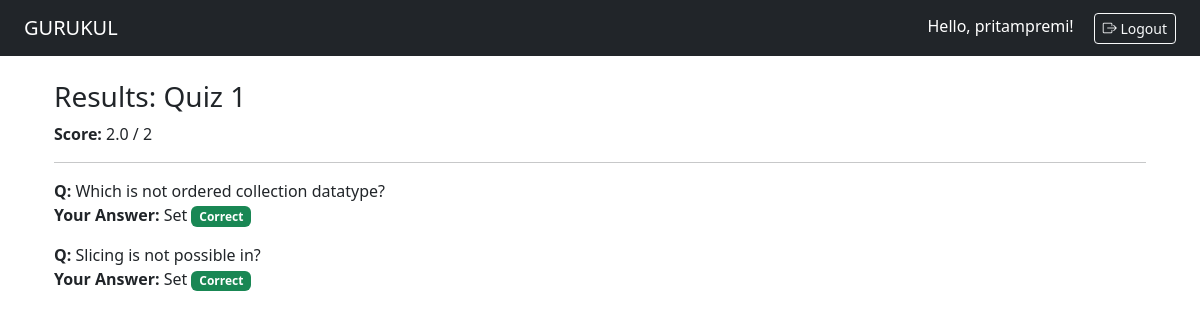
Screenshot of /courses/quiz/2/result/ (signed in) with the database file from the repository.
### users/models.py (models this page shows, shortened)
class CustomUser(AbstractUser):
    is_student = models.BooleanField(default=False)
    is_instructor = models.BooleanField(default=False)
    email_verified = models.BooleanField(default=False)

### courses/models.py (models this page shows, shortened)
class Quiz(models.Model):
    course = models.ForeignKey('Course', on_delete=models.CASCADE, related_name='quizzes')
    title = models.CharField(max_length=200)
    created_at = models.DateTimeField(auto_now_add=True)

class QuizAttempt(models.Model):
    student = models.ForeignKey(CustomUser, on_delete=models.CASCADE, related_name='quiz_attempts')
    quiz = models.ForeignKey(Quiz, on_delete=models.CASCADE, related_name='attempts')
    started_at = models.DateTimeField(auto_now_add=True)
    completed_at = models.DateTimeField(null=True, blank=True)
    score = models.FloatField(null=True, blank=True)
    attempted_at = models.DateTimeField(default=timezone.now)

class StudentAnswer(models.Model):
    student = models.ForeignKey(CustomUser, on_delete=models.CASCADE)
    attempt = models.ForeignKey(QuizAttempt, on_delete=models.CASCADE, related_name='answers')
    question = models.ForeignKey(Question, on_delete=models.CASCADE)
    selected_option = models.ForeignKey(Option, on_delete=models.SET_NULL, null=True)

class Question(models.Model):
    quiz = models.ForeignKey(Quiz, on_delete=models.CASCADE, related_name='questions')
    text = models.TextField()

class Option(models.Model):
    question = models.ForeignKey(Question, on_delete=models.CASCADE, related_name='options')
    text = models.CharField(max_length=300)
    is_correct = models.BooleanField(default=False)

### courses/views.py (the view)
# urls.py: path('quiz/<int:attempt_id>/result/', view_result_view, name='view_result'),
@login_required
def view_result_view(request, attempt_id):
    attempt = get_object_or_404(QuizAttempt, id=attempt_id, student=request.user)
    quiz = attempt.quiz
    answers = StudentAnswer.objects.filter(attempt=attempt)
    return render(request, 'courses/quiz/view_result.html', {
        'quiz': quiz,
        'attempt': attempt,
        'answers': answers,
    })

### templates/courses/quiz/view_result.html
{% extends 'base.html' %}
{% block content %}
<div class="container mt-4">
    <h3>Results: {{ quiz.title }}</h3>
    <p><strong>Score:</strong> {{ attempt.score }} / {{ quiz.questions.count }}</p>
    <hr>
    {% for answer in answers %}
        <div class="mb-3">
            <strong>Q:</strong> {{ answer.question.text }}<br>
            <strong>Your Answer:</strong> {{ answer.selected_option.text }}
            {% if answer.selected_option.is_correct %}
                <span class="badge bg-success">Correct</span>
            {% else %}
                <span class="badge bg-danger">Wrong</span>
            {% endif %}
        </div>
    {% endfor %}
</div>
{% endblock %}

### templates/base.html (shortened to what this page needs)
<!DOCTYPE html>
<html lang="en">
<head>
    <link href="https://cdn.jsdelivr.net/npm/bootstrap@5.3.3/dist/css/bootstrap.min.css" rel="stylesheet">
    <link rel="stylesheet" href="https://cdn.jsdelivr.net/npm/bootstrap-icons@1.10.5/font/bootstrap-icons.css">
</head>
<body>
    <nav class="navbar navbar-expand-lg navbar-dark bg-dark px-4">
    <a class="navbar-brand" href="/">GURUKUL</a>
    <div class="ms-auto">
        {% if request.user.is_authenticated %}
            <span class="navbar-text text-white me-3">
                Hello, {{ request.user.username }}!
            </span>
            <form method="POST" action="{% url 'users:logout' %}" style="display:inline;">
                <button type="submit" class="btn btn-outline-light btn-sm">
                    <i class="bi bi-box-arrow-right"></i> Logout
                </button>
            </form>
        {% else %}
            <a href="{% url 'users:login' %}" class="btn btn-outline-light btn-sm">
                <i class="bi bi-box-arrow-in-right"></i> Login
            </a>
        {% endif %}
    </div>
</nav>
    <div class="container mt-4">
        {% block content %}{% endblock %}
    </div>
</body>
</html>

### rows the page displays
CustomUser: user.username "pritampremi"
Quiz: title "Quiz 1", questions.count "2"
QuizAttempt: score "2.0"
StudentAnswer: question.text "Which is not ordered collection datatype?", selected_option.text "Set", shows "Correct"
StudentAnswer: question.text "Slicing is not possible in?", selected_option.text "Set", shows "Correct"
